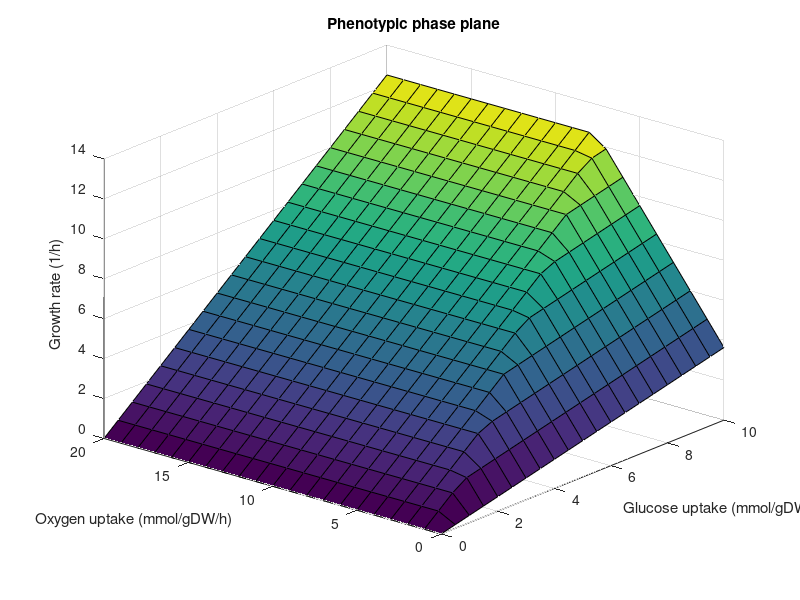

MATLAB code for this plot:
% Phenotypic phase plane of a small metabolic network: the best growth rate for each
% pair of glucose and oxygen uptake limits, by flux balance analysis (one linear
% program per point). Growth rises with oxygen until glucose becomes the limit.
% Reactions: 1 glucose uptake, 2 oxygen uptake, 3 glycolysis, 4 respiration,
% 5 fermentation, 6 biomass. Metabolites: glucose, oxygen, pyruvate, ATP.
S = [ 1  0 -1  0  0   0;     % glucose
      0  1  0 -1  0   0;     % oxygen
      0  0  2 -1 -1  -1;     % pyruvate
      0  0  2 14  1 -10];    % ATP
c = [0 0 0 0 0 -1]';          % maximize biomass
glc = linspace(0, 10, 21);  oxy = linspace(0, 20, 21);
growth = zeros(numel(oxy), numel(glc));
for a = 1:numel(glc)
    for b = 1:numel(oxy)
        ub = [glc(a); oxy(b); 1000; 1000; 1000; 1000];
        [~, fval] = linprog(c, [], [], S, zeros(4, 1), zeros(6, 1), ub);
        growth(b, a) = -fval;
    end
end
fprintf('best growth %.2f per hour at the highest glucose and oxygen limits\n', growth(end, end));
fprintf('with no oxygen, growth %.2f per hour at the same glucose limit\n', growth(1, end));

[G, O] = meshgrid(glc, oxy);
surf(G, O, growth);
view(-50, 28);
title('Phenotypic phase plane');
xlabel('Glucose uptake (mmol/gDW/h)');
ylabel('Oxygen uptake (mmol/gDW/h)');
zlabel('Growth rate (1/h)');
